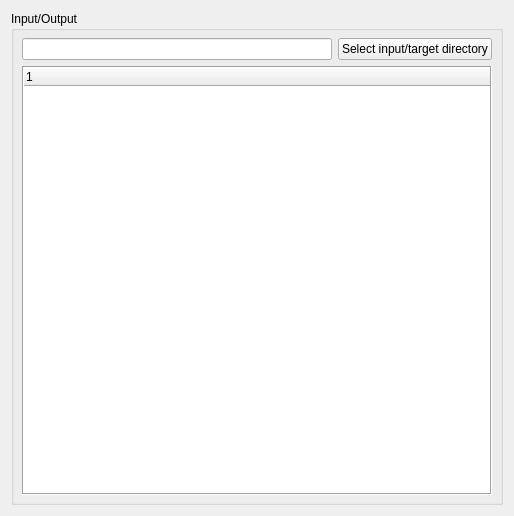
<?xml version="1.0" encoding="UTF-8"?>
<ui version="4.0">
 <class>Form</class>
 <widget class="QWidget" name="Form">
  <property name="geometry">
   <rect>
    <x>0</x>
    <y>0</y>
    <width>514</width>
    <height>516</height>
   </rect>
  </property>
  <property name="acceptDrops">
   <bool>true</bool>
  </property>
  <property name="windowTitle">
   <string>Form</string>
  </property>
  <layout class="QHBoxLayout" name="horizontalLayout">
   <item>
    <widget class="QGroupBox" name="groupBox">
     <property name="enabled">
      <bool>true</bool>
     </property>
     <property name="acceptDrops">
      <bool>true</bool>
     </property>
     <property name="title">
      <string>Input/Output</string>
     </property>
     <layout class="QVBoxLayout" name="verticalLayout_5">
      <property name="leftMargin">
       <number>5</number>
      </property>
      <property name="topMargin">
       <number>5</number>
      </property>
      <property name="rightMargin">
       <number>5</number>
      </property>
      <property name="bottomMargin">
       <number>5</number>
      </property>
      <item>
       <layout class="QVBoxLayout" name="verticalLayout_6">
        <property name="leftMargin">
         <number>3</number>
        </property>
        <property name="topMargin">
         <number>2</number>
        </property>
        <property name="rightMargin">
         <number>3</number>
        </property>
        <property name="bottomMargin">
         <number>2</number>
        </property>
        <item>
         <layout class="QHBoxLayout" name="horizontalLayout_4">
          <item>
           <widget class="QLineEdit" name="lineEdit_dir">
            <property name="sizePolicy">
             <sizepolicy hsizetype="Preferred" vsizetype="Fixed">
              <horstretch>0</horstretch>
              <verstretch>0</verstretch>
             </sizepolicy>
            </property>
            <property name="acceptDrops">
             <bool>false</bool>
            </property>
           </widget>
          </item>
          <item>
           <widget class="QPushButton" name="pushButton_dir">
            <property name="sizePolicy">
             <sizepolicy hsizetype="Fixed" vsizetype="Fixed">
              <horstretch>0</horstretch>
              <verstretch>0</verstretch>
             </sizepolicy>
            </property>
            <property name="minimumSize">
             <size>
              <width>120</width>
              <height>0</height>
             </size>
            </property>
            <property name="text">
             <string>Select input/target directory</string>
            </property>
           </widget>
          </item>
         </layout>
        </item>
        <item>
         <widget class="QTreeWidget" name="treeWidget">
          <property name="acceptDrops">
           <bool>true</bool>
          </property>
          <property name="frameShape">
           <enum>QFrame::Box</enum>
          </property>
          <property name="sizeAdjustPolicy">
           <enum>QAbstractScrollArea::AdjustIgnored</enum>
          </property>
          <property name="showDropIndicator" stdset="0">
           <bool>false</bool>
          </property>
          <property name="dragDropMode">
           <enum>QAbstractItemView::NoDragDrop</enum>
          </property>
          <property name="alternatingRowColors">
           <bool>true</bool>
          </property>
          <property name="selectionMode">
           <enum>QAbstractItemView::NoSelection</enum>
          </property>
          <property name="selectionBehavior">
           <enum>QAbstractItemView::SelectRows</enum>
          </property>
          <property name="textElideMode">
           <enum>Qt::ElideRight</enum>
          </property>
          <property name="indentation">
           <number>5</number>
          </property>
          <property name="uniformRowHeights">
           <bool>true</bool>
          </property>
          <property name="columnCount">
           <number>1</number>
          </property>
          <property name="topLevelItemCount" stdset="0">
           <number>0</number>
          </property>
          <attribute name="headerVisible">
           <bool>true</bool>
          </attribute>
          <attribute name="headerCascadingSectionResizes">
           <bool>false</bool>
          </attribute>
          <attribute name="headerDefaultSectionSize">
           <number>125</number>
          </attribute>
          <column>
           <property name="text">
            <string notr="true">1</string>
           </property>
          </column>
         </widget>
        </item>
       </layout>
      </item>
     </layout>
    </widget>
   </item>
  </layout>
 </widget>
 <resources/>
 <connections/>
</ui>
